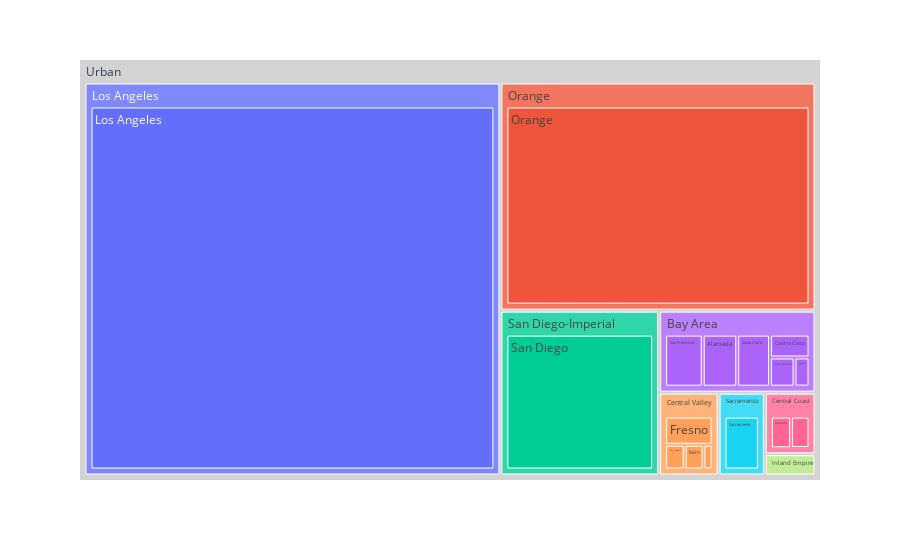

Here is the notebook cell this chart was saved with:
### Code cell
# urban
urban = data_dec2019.loc[data_dec2019['Rural/Urban'] == 'Urban']
fig = px.treemap(urban, 
                 path=[px.Constant('Urban'), 'CDI Regions', 'County'], 
                 values='High Wage Count',
                )
fig.update_traces(root_color='lightgrey')
fig.show()

### Figure 1 — Plotly figure (JSON) as saved in the notebook; plotly's stock layout.template omitted (floating-point values rounded to 4 significant figures)
{"data": [{"branchvalues": "total", "domain": {"x": [0, 1], "y": [0, 1]}, "hovertemplate": "labels=%{label}<br>High Wage Count=%{value}<br>parent=%{parent}<br>id=%{id}<extra></extra>", "ids": ["Urban/Bay Area/Alameda", "Urban/Bay Area/Contra Costa", "Urban/Central Valley/Fresno", "Urban/Central Valley/Kern", "Urban/Central Valley/Kings", "Urban/Los Angeles/Los Angeles", "Urban/Bay Area/Marin", "Urban/Orange/Orange", "Urban/Inland Empire/Riverside", "Urban/Sacramento/Sacramento", "Urban/Inland Empire/San Bernardino", "Urban/San Diego-Imperial/San Diego", "Urban/Bay Area/San Francisco", "Urban/Central Valley/San Joaquin", "Urban/Bay Area/San Mateo", "Urban/Central Coast/Santa Barbara", "Urban/Bay Area/Santa Clara", "Urban/Central Coast/Santa Cruz", "Urban/Bay Area/Solano", "Urban/Central Valley/Stanislaus", "Urban/Central Coast/Ventura", "Urban/Bay Area", "Urban/Central Coast", "Urban/Central Valley", "Urban/Inland Empire", "Urban/Los Angeles", "Urban/Orange", "Urban/Sacramento", "Urban/San Diego-Imperial", "Urban"], "labels": ["Alameda", "Contra Costa", "Fresno", "Kern", "Kings", "Los Angeles", "Marin", "Orange", "Riverside", "Sacramento", "San Bernardino", "San Diego", "San Francisco", "San Joaquin", "San Mateo", "Santa Barbara", "Santa Clara", "Santa Cruz", "Solano", "Stanislaus", "Ventura", "Bay Area", "Central Coast", "Central Valley", "Inland Empire", "Los Angeles", "Orange", "Sacramento", "San Diego-Imperial", "Urban"], "name": "", "parents": ["Urban/Bay Area", "Urban/Bay Area", "Urban/Central Valley", "Urban/Central Valley", "Urban/Central Valley", "Urban/Los Angeles", "Urban/Bay Area", "Urban/Orange", "Urban/Inland Empire", "Urban/Sacramento", "Urban/Inland Empire", "Urban/San Diego-Imperial", "Urban/Bay Area", "Urban/Central Valley", "Urban/Bay Area", "Urban/Central Coast", "Urban/Bay Area", "Urban/Central Coast", "Urban/Bay Area", "Urban/Central Valley", "Urban/Central Coast", "Urban", "Urban", "Urban", "Urban", "Urban", "Urban", "Urban", "Urban", ""], "root": {"color": "lightgrey"}, "type": "treemap", "values": [21264, 10672, 18183, 6363, 30, 1133620, 14, 498572, 2911, 26578, 4550, 181509, 23180, 6585, 8468, 10234, 20234, 85, 5164, 3008, 11290, 88996, 21609, 34169, 7461, 1133620, 498572, 26578, 181509, 1992514]}], "layout": {"legend": {"tracegroupgap": 0}, "margin": {"t": 60}}}
